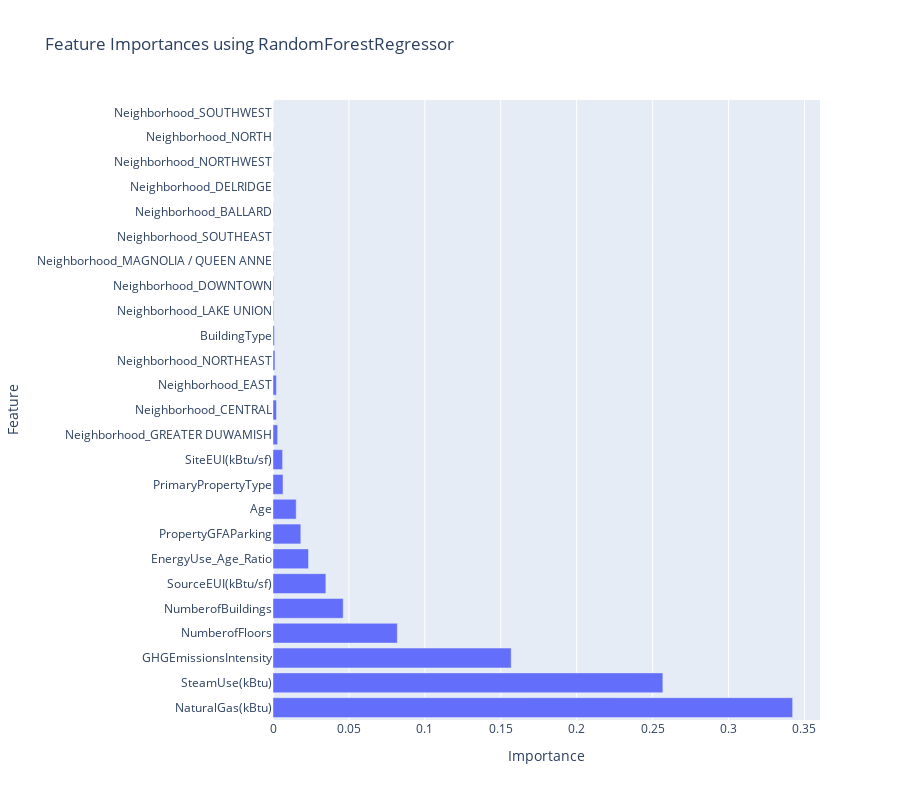

Write notebook code for a chart like this one.
### Markdown cell above
## Features importance globales pour le calcul du SiteEnergyUse

### Code cell
import pandas as pd
import numpy as np
from sklearn.model_selection import train_test_split
from sklearn.ensemble import RandomForestRegressor
import plotly.express as px



y = df_scaled_without_energystarscore['SiteEnergyUse(kBtu)']  # Supposition pour l'exemple
X = df_scaled_without_energystarscore.drop(columns=['SiteEnergyUse(kBtu)', 'TotalGHGEmissions'])

# Division en ensembles d'entraînement et de test
X_train, X_test, y_train, y_test = train_test_split(X, y, test_size=0.2, random_state=42)

# Entraînement du modèle RandomForestRegressor
model = RandomForestRegressor(n_estimators=100, random_state=42)
model.fit(X_train, y_train)

# Obtention de l'importance des caractéristiques
feature_importances = model.feature_importances_
features = X.columns
importances_df = pd.DataFrame({'Feature': features, 'Importance': feature_importances})

# Visualisation de l'importance des caractéristiques avec Plotly
fig = px.bar(importances_df.sort_values('Importance', ascending=False), 
             x='Importance', 
             y='Feature', 
             height=800,
             title="Feature Importances using RandomForestRegressor",
             labels={'Feature':'Feature', 'Importance':'Importance'},
             orientation='h')
fig.show()

### Figure 1 — Plotly figure (JSON) as saved in the notebook; plotly's stock layout.template omitted (floating-point values rounded to 4 significant figures)
{"data": [{"alignmentgroup": "True", "hovertemplate": "Importance=%{x}<br>Feature=%{y}<extra></extra>", "legendgroup": "", "marker": {"color": "#636efa", "pattern": {"shape": ""}}, "name": "", "offsetgroup": "", "orientation": "h", "showlegend": false, "textposition": "auto", "type": "bar", "x": [0.3422, 0.2567, 0.1569, 0.08186, 0.04623, 0.03483, 0.0234, 0.01831, 0.01527, 0.006613, 0.006322, 0.003055, 0.002304, 0.002257, 0.001285, 0.0009427, 0.0004042, 0.0003425, 0.0002209, 0.0001241, 0.0001137, 9.089e-05, 8.313e-05, 6.703e-05, 4.86e-05], "xaxis": "x", "y": ["NaturalGas(kBtu)", "SteamUse(kBtu)", "GHGEmissionsIntensity", "NumberofFloors", "NumberofBuildings", "SourceEUI(kBtu/sf)", "EnergyUse_Age_Ratio", "PropertyGFAParking", "Age", "PrimaryPropertyType", "SiteEUI(kBtu/sf)", "Neighborhood_GREATER DUWAMISH", "Neighborhood_CENTRAL", "Neighborhood_EAST", "Neighborhood_NORTHEAST", "BuildingType", "Neighborhood_LAKE UNION", "Neighborhood_DOWNTOWN", "Neighborhood_MAGNOLIA / QUEEN ANNE", "Neighborhood_SOUTHEAST", "Neighborhood_BALLARD", "Neighborhood_DELRIDGE", "Neighborhood_NORTHWEST", "Neighborhood_NORTH", "Neighborhood_SOUTHWEST"], "yaxis": "y"}], "layout": {"barmode": "relative", "height": 800, "legend": {"tracegroupgap": 0}, "title": {"text": "Feature Importances using RandomForestRegressor"}, "xaxis": {"anchor": "y", "domain": [0, 1], "title": {"text": "Importance"}}, "yaxis": {"anchor": "x", "domain": [0, 1], "title": {"text": "Feature"}}}}
